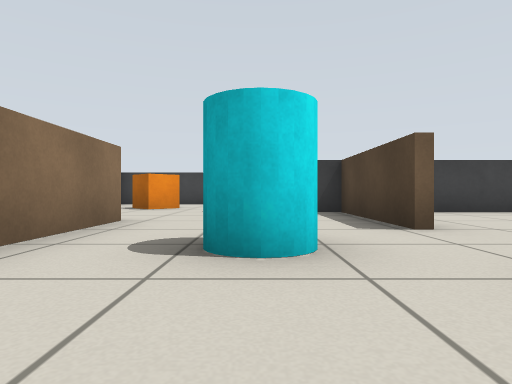
View 1 (above)

21 first-person views from a walk through a Gazebo world. The camera is 0.39 m above the floor, looks level and sees 75° across. The floor is counted in squares, 1 m on a side. Each view is taken from the middle of a square. On the plan, view 1 faces up. The plan holds only what a view shows up to about 9 squares ahead; the rest is blank.

View 2
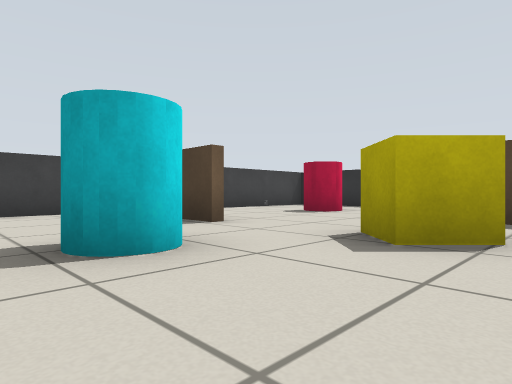

View 3
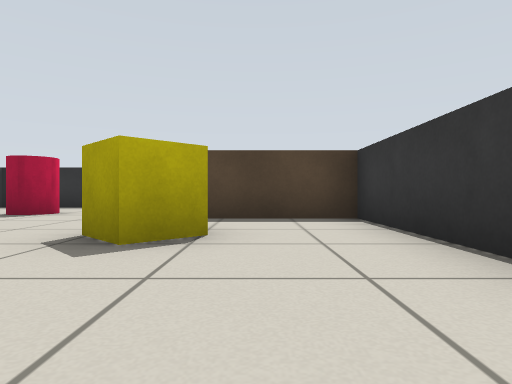

View 4
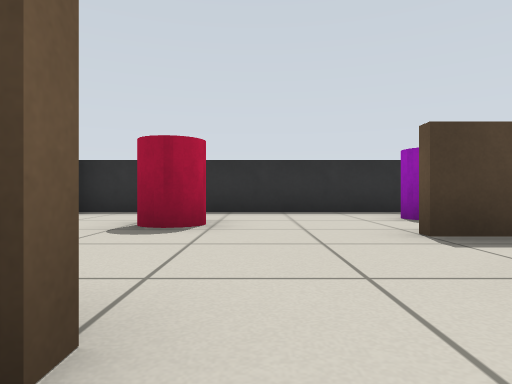

View 5
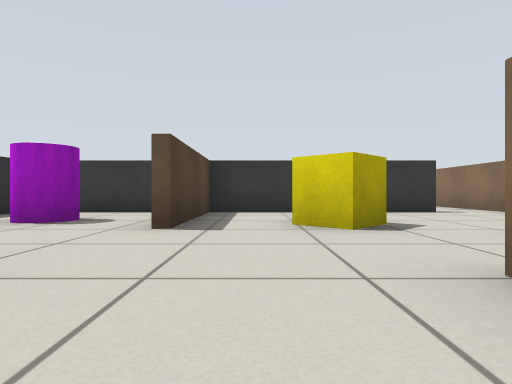

View 6
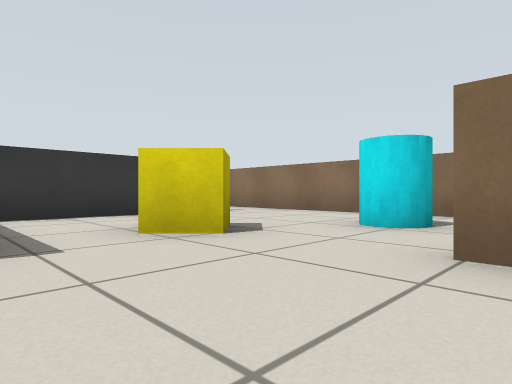

View 7
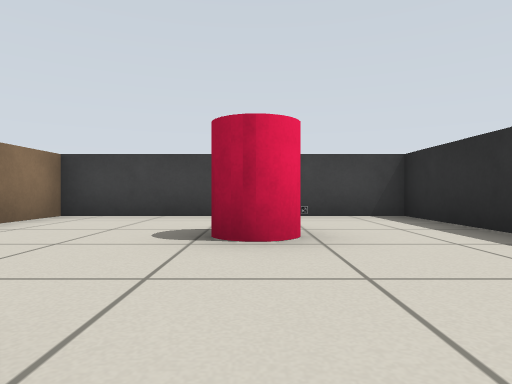

View 8
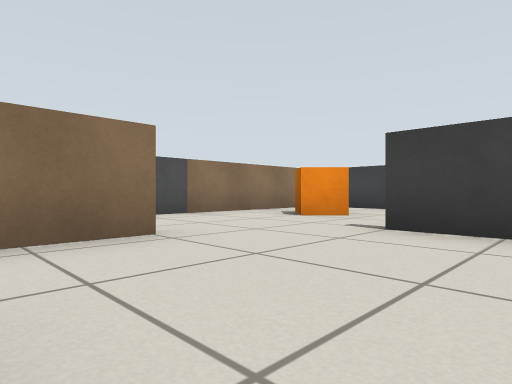

View 9
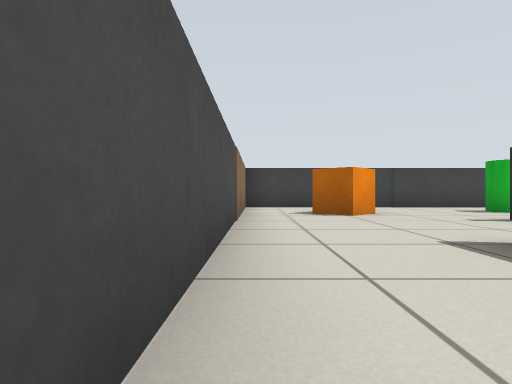

View 10
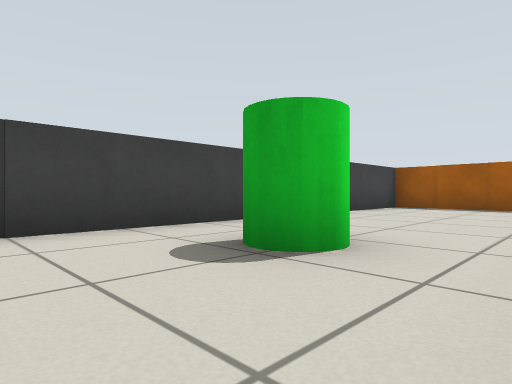

View 11
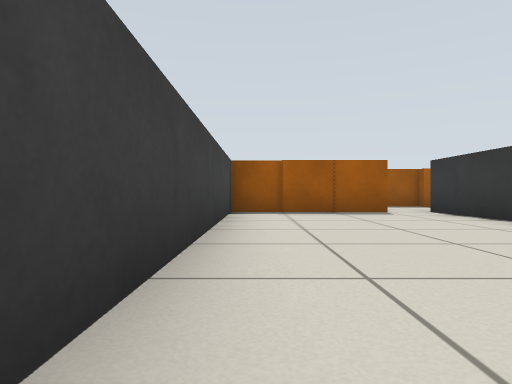

View 12
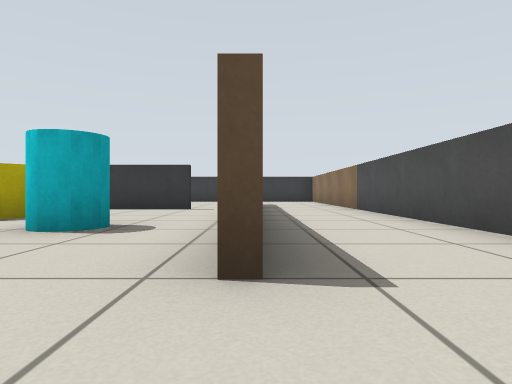

View 13
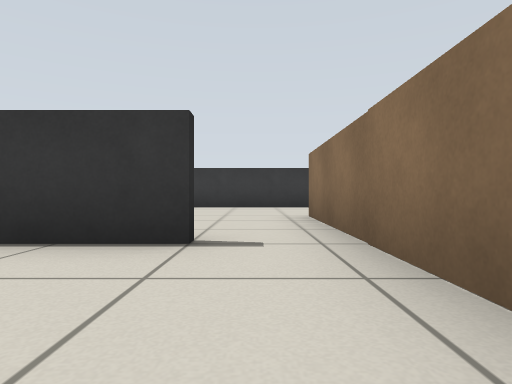

View 14
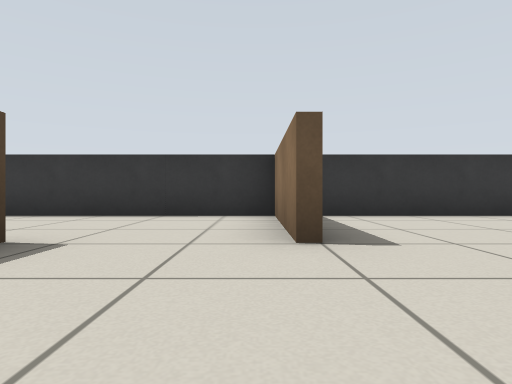

View 15
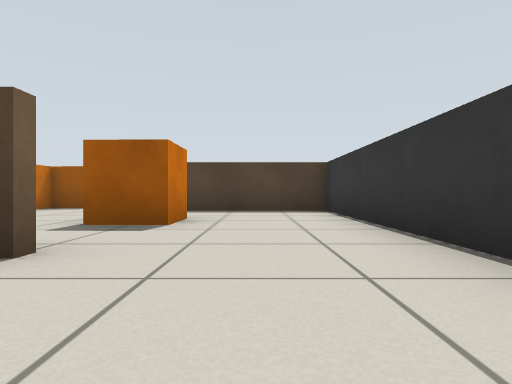

View 16
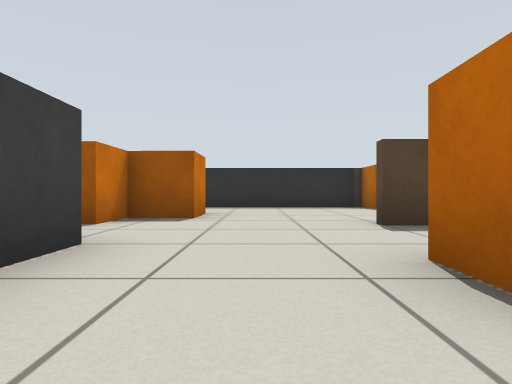

View 17
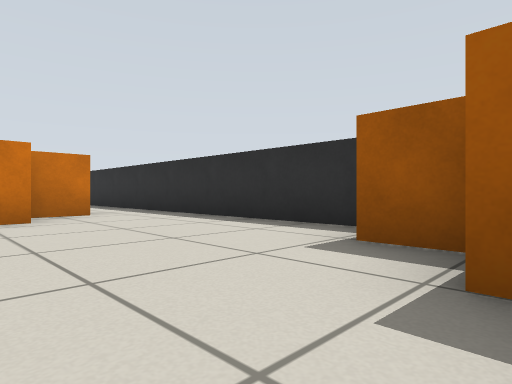

View 18
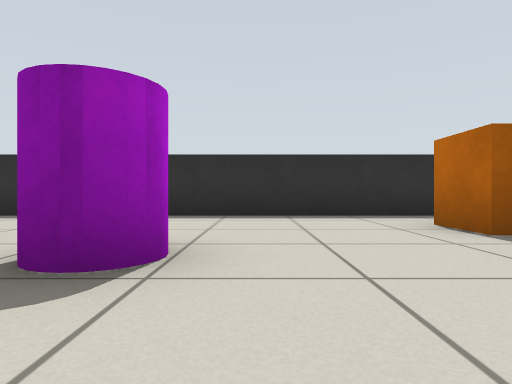

View 19
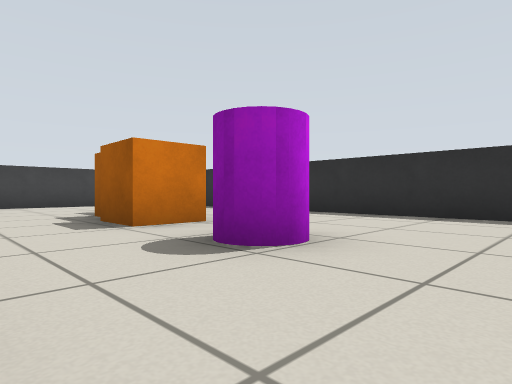

View 20
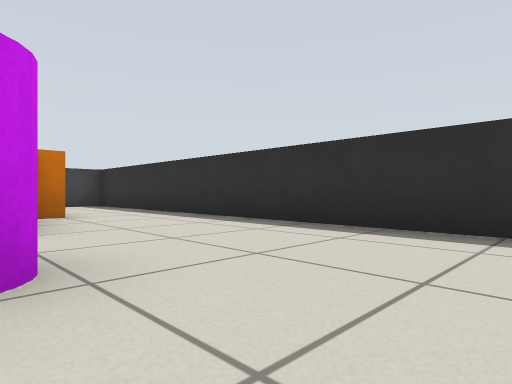

View 21
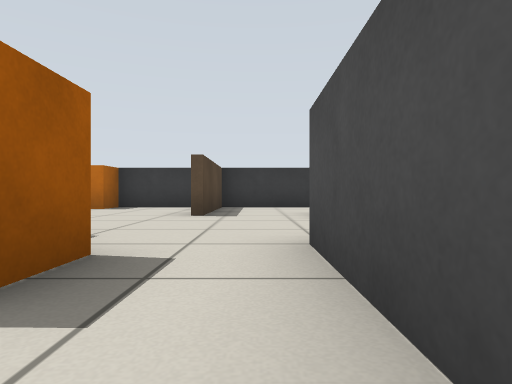

### Floor plan
Points are (right, up) in squares from view 1. A wall is a line through its corners. A room is listed if a view was taken in it or the views show most of it. See-through windows are left out.
Room 1 (views 1, 2, 3, 4, 8, 13)
walls: (1.6, 3.4) (1.6, 6.4); (-1.8, 3.6) (-1.8, -0.4); (-0.6, -1.5) (3.9, -1.5) (3.9, 1.5); (2, 6.4) (-0.5, 6.4)
ways out: opening at (3.5, 2.5) to room 2; opening at (-1, -1) to room 3; opening at (-1, 5) to room 3
objects: pillar (0, 2) to (0, 3); yellow box (2, 1)
Room 2 (views 5, 6, 7)
walls: (5, -1.5) (6.5, -1.5); (7.4, -1) (7.4, 6.4) (2, 6.4); (1.8, 6.5) (1.8, 3.4)
ways out: opening at (3.5, 2.5) to room 1
objects: pillar (5, 4); pillar (6, 0) to (6, 1); other object (6, 6)
Room 3 (views 9, 10, 11, 12, 14, 15, 16, 17, 18, 19, 20, 21)
walls: (7.6, 0.5) (7.6, -1.7) (6.6, -1.7); (5.4, 6.6) (7.5, 6.6); (1.8, -4.5) (1.8, -6.2); (9.6, -7.5) (11.5, -7.5); (13.5, -5.7) (13.5, 10.5) (9.2, 10.5); (7.5, 10.5) (-4.3, 10.5) (-4.3, -3); (-1.8, -0.4) (-1.8, -4.4); (-1.8, 4.6) (-1.8, 3.6); (1.6, -7.5) (8.9, -7.5) (8.9, -4.4); (-2.4, -7.5) (1, -7.5)
ways out: opening at (-1, -1) to room 1; opening at (-1, 5) to room 1
objects: orange box (-3, 8) to (-2, 8); pillar (1, 8) to (1, 9); orange box (6, -5) to (7, -4); orange box (7, 8) to (8, 8); orange box (8, 9); orange box (8, 10); orange box (9, -1) to (10, 0); orange box (10, -2) to (11, -1); pillar (10, 3); orange box (10, 5) to (10, 6); orange box (11, -1) to (12, 0); orange box (11, 6); orange box (11, 7); orange box (12, -8) to (12, -7); orange box (13, -7) to (13, -6)

Positions as (right, up) in squares from view 1, and headings:
1: (0, 0), facing up
2: (-1, 0), facing up-right
3: (-1, 0), facing right
4: (1, 3), facing right
5: (3, 5), facing down
6: (4, 4), facing down-left
7: (5, 1), facing up
8: (1, 3), facing up-left
9: (-4, 2), facing up
10: (-1, 7), facing up-right
11: (1, 10), facing right
12: (-2, 6), facing down
13: (-1, 1), facing down
14: (2, -2), facing down
15: (2, -6), facing right
16: (5, -3), facing right
17: (10, -7), facing up-right
18: (8, 2), facing right
19: (8, 1), facing up-right
20: (10, 1), facing up-right
21: (8, 1), facing down
